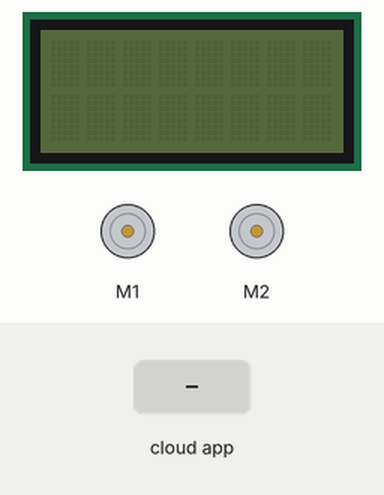
This sketch was run on a simulated Arduino Leonardo, built with avr-gcc and run on an emulated ATmega32U4. Shown: 2 × DC motor (green arrow = forward, orange = backward, longer = faster), 8×2 character LCD. The inputs (shaded band) are chosen by the test bench. The ROS host is connected and sends only what is stated.

Above: at 1.2 s.
1.3 s: the phone or cloud app sets control to 0
At 2.5 s:
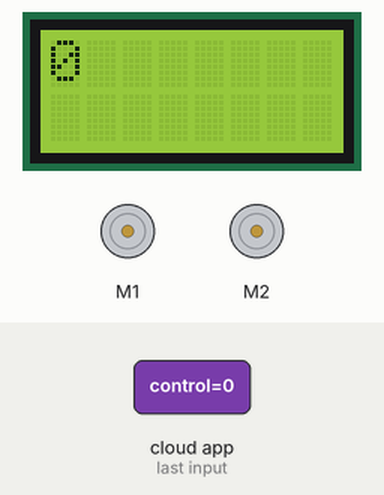
2.8 s: the phone or cloud app sets control to 45
At 3.7 s:
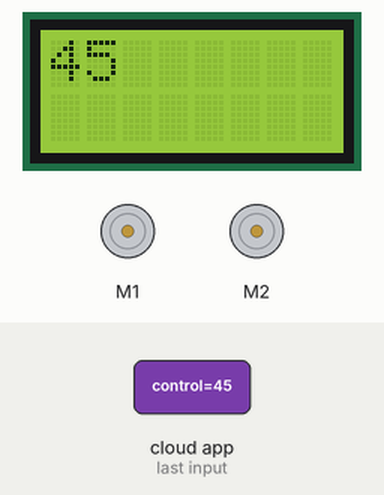
Timing chart, 0 to 5.8 s (numbered marks = the images above; inputs shaded):
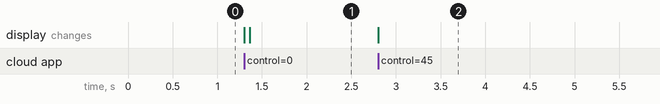

Measured:
- after the input at 1.3 s, the display: first changes at once (image 1 shows a later state)
- after the input at 2.8 s, the display: changes at once (image 2)

The sketch:

sketch_mar21b.ino
```cpp
#define USE_USBCON

#include <Wire.h>
#include <Zumo32U4.h>
#include <ros.h>
#include <std_msgs/UInt16.h>

Zumo32U4Motors motors;
Zumo32U4LCD lcd;

ros::NodeHandle nh;
void ros_handler( const std_msgs::UInt16& cmd_msg){
  if(cmd_msg.data == 0) stop();
  if(cmd_msg.data == 1) forward(1000);
  if(cmd_msg.data == 2) backward(1000);
  lcd.clear();
  lcd.print(cmd_msg.data);
}

ros::Subscriber<std_msgs::UInt16> sub("control", ros_handler);

void setup()
{
// Uncomment if necessary to correct motor directions:
//motors.flipLeftMotor(true);
//motors.flipRightMotor(true);
  nh.initNode();
  nh.subscribe(sub);
}

void forward(int time)
{
  motors.setLeftSpeed(100);
  motors.setRightSpeed(100);
  delay(time);
}

void backward(int time)
{
  motors.setLeftSpeed(-100);
  motors.setRightSpeed(-100);
  delay(time);
}

void stop()
{
  motors.setLeftSpeed(0);
  motors.setRightSpeed(0);
}

void loop()
{
  nh.spinOnce();
  delay(1);
}
```
